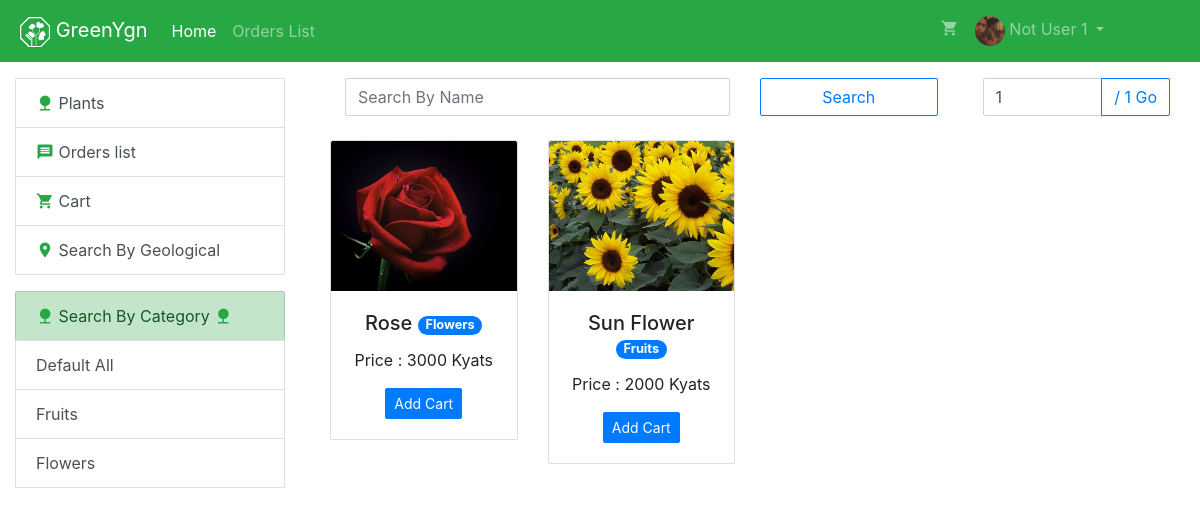
The app's page /users (signed in) with its own data.
### tables this page shows
CREATE TABLE `category` (
  `id` int(11) NOT NULL,
  `name` varchar(100) DEFAULT NULL,
  `created_at` datetime DEFAULT NULL,
  `modified_at` datetime DEFAULT NULL,
  `deleted_at` datetime DEFAULT NULL
);

CREATE TABLE `plants` (
  `id` int(11) NOT NULL,
  `image` varchar(120) NOT NULL,
  `name` varchar(120) DEFAULT NULL,
  `price` int(11) NOT NULL,
  `category_id` int(11) NOT NULL,
  `admin_id` int(10) UNSIGNED NOT NULL,
  `deleted_at` datetime DEFAULT NULL,
  `created_at` datetime DEFAULT NULL,
  `modified_at` datetime DEFAULT NULL
);

### users/functions/index/getdata.php (called while the page is built)
<?php
if (isset($_GET['page']) && is_numeric($_GET['page'])) {
    $page = $_GET['page'];
} else {
    $page = 1;
}
$cat = (isset($_GET['cat_id']) && is_numeric($_GET['cat_id'])) ? "AND `p`.`category_id` = " . $_GET['cat_id'] : "";
$no_of_records_per_page = 8;
$offset = ($page-1) * $no_of_records_per_page;
$total_pages_sql = "SELECT COUNT(*) FROM `plants` WHERE `deleted_at` IS NULL";
$result = mysqli_query($conn,$total_pages_sql);
$total_rows = mysqli_fetch_array($result)[0];
$total_pages = ceil($total_rows / $no_of_records_per_page);
$role = [
    '`p`.`id`',
    '`p`.`image`',
    '`p`.`name`',
    '`p`.`price`',
    '`p`.`admin_id`'
];
$sql  = "SELECT " . implode(",",$role) . ", `cat`.`id` as `cat_id`, `cat`.`name` as `category_name`, `a`.`name` as `admin_name` FROM `plants` as `p`";
$sql .= " INNER JOIN `category` as `cat` ON  `p`.`category_id` = `cat`.`id` ";
$sql .= " INNER JOIN `admin` as `a` ON `p`.`admin_id` = `a`.`id` ";
$sql .= " WHERE `p`.`deleted_at`  IS NULL  $cat ORDER BY `p`.`id` DESC LIMIT $offset, $no_of_records_per_page ";
if($res = mysqli_query($conn, $sql)) {
    $result = array();
    while($row = mysqli_fetch_assoc($res)) {
       $result[] = $row;
    }
}
$sql = "SELECT * FROM `category` WHERE deleted_at IS NULL ";
    if($category = mysqli_query($conn, $sql)) {
        $category_list = array();
        while($row = mysqli_fetch_assoc($category)) {
            $category_list[] = $row;
        }
    } else {
        $_SESSION['errors'] = "ERRORS: " . mysqli_error($conn);
    }

### users/index.php (the view, shortened to what this page needs)
<?php
    require __DIR__ . "/functions/index/getdata.php";
    $title = "Home";
    require __DIR__ . "/view/begin_header.php";
    require __DIR__ . "/view/finish_header.php";
    require __DIR__ . "/view/nav/navbar.php";
?>
    <div class="container-fluid mt-3">
        <div class="row">
            <div class="col-md-3">
                <?php
                    require __DIR__ . "/view/left_url_list/left_url_list.php";
                ?>
                <div class="list-group d-none d-md-block mb-3">
                    <a href="#!" class="list-group-item list-group-item-action list-group-item-success">
                        <i class="material-icons md-18 text-success">nature</i>
                        Search By Category
                        <i class="material-icons md-18 text-success">nature</i>
                    </a>
                    <a
                    href="/users/"
                    class="list-group-item list-group-item-action"
                    >
                        Default All
                    </a>
                    <?php
                        foreach($category_list as $v) {
                    ?>
                        <a
                         href="/users/?cat_id=<?= $v['id'] ?>"
                         class="list-group-item list-group-item-action <?= (isset($_GET['cat_id']) && $_GET['cat_id'] == $v['id'])? "list-group-item-primary":"" ?>"
                        >
                            <?= $v['name'] ?>
                        </a>
                    <?php
                    }
                    ?>
                </div>
            </div>
            <div class="col-md-9">
                <div class="container-fluid">
                    <div class="row">
                        <div class="col-md-9 mb-2">
                                <div class="container-fluid">
                                    <form method="GET" action="search.php">
                                        <div class="row">
                                            <div class="col-md-8">
                                                <div class="form-group">
                                                    <input name="name" class="form-control" type="text" placeholder="Search By Name">
                                                </div>
                                            </div>
                                            <div class="col-md-4">
                                                <button href="add_admin.php" class="btn btn-outline-primary btn-block" role="button">
                                                    <i class="icon ion-md-add"></i> Search
                                                </button>
                                            </div>
                                        </div>
                                    </form>
                                </div>
                        </div>
                        <div class="col-md-3">
                            <form action="" method="get">
                                <div class="input-group mb-3">
                                        <input
                                         name="page"
                                         required type="number"
                                         class="form-control"
                                         min=1
                                         max="<?= (isset($total_pages)) ? $total_pages : '' ?>"
                                         value="<?= (isset($page)) ? $page : '' ?>"
                                        >
                                        <div class="input-group-append">
                                            <button class="btn btn-outline-primary" type="submit" id="button-addon2">
                                                / <?= (isset($total_pages)) ? $total_pages : '' ?> Go
                                            </button>
                                        </div>
                                </div>
                            </form>
                        </div>
                    </div>
                    <div class="row">
                        <?php
                            foreach($result as $v):
                        ?>
                        <div class="col-sm-6 col-md-4 col-lg-3 mb-2">
                                    <div class="card">
                                        <div class="Plant_Card_Bg_Image" style="background-image:url('<?= $v['image'] ?>')">
                                        </div>
                                        <div class="card-body text-center">
                                            <h5 class="card-title">
                                                <?= $v['name'] ?>
                                                <a href="?cat_id=<?= $v['cat_id'] ?>" class="badge badge-pill badge-primary Plant_Card_Badge">
                                                    <?= $v['category_name'] ?>
                                                </a>
                                            </h5>
                                            <p class="card-text">
                                                    Price : <?= $v['price'] ?> Kyats
                                            </p>
                                            <?php
                                                if(isset($_SESSION['cart'][$v['id']])) :
                                            ?>
                                                <a href="/users/functions/index/addtocart.php?id=<?= $v['id'] ?><?= (isset($_GET['cat_id'])? "&cat_id=" . $_GET['cat_id'] :"") ?>&page_dir=" class="btn btn-danger btn-sm">Undo</a>
                                            <?php
                                                else:
                                            ?>
                                                <a href="/users/functions/index/addtocart.php?id=<?= $v['id'] ?><?= (isset($_GET['cat_id'])? "&cat_id=" . $_GET['cat_id'] :"") ?>&page_dir=" class="btn btn-primary btn-sm">Add Cart</a>
                                            <?php
                                                endif;
                                            ?>
                                        </div>
                                    </div>
                        </div>
                        <?php
                            endforeach;
                        ?>
                    </div>
                </div>
            </div>
        </div>
    </div>
<?php
    require __DIR__ . "/view/finish_footer.php";
?>

### users/view/begin_header.php (shortened to what this page needs)
<!DOCTYPE html>
  <html lang="en">
  <head>
        <link rel="stylesheet" href="/assets/css/bootstrap.min.css">
        <link rel="stylesheet" href="/assets/css/greenygn.css">
        <link rel="stylesheet" href="/assets/css/material-fonts/material-icons.css">

### users/view/finish_header.php
</head>
<body>

### users/view/nav/navbar.php (shortened to what this page needs)
<nav class="navbar navbar-expand-lg navbar-dark bg-success ">
       <a class="navbar-brand ml-md-1" href="/">
           <img src="/assets/images/logo/greenygn.svg" width="30" height="30" alt="">
           GreenYgn
       </a>
   <div class="collapse navbar-collapse" id="navbarSupportedContent">
       <ul class="navbar-nav mr-auto">
           <li class="nav-item  <?= (isset($title) ?  ($title == 'Home')? 'active' : '' : '') ?>">
               <a class="nav-link" href="/users/"> Home </a>
           </li>
           <li class="nav-item  <?= (isset($title) ?  ($title == 'Orders')? 'active' : '' : '') ?> ">
               <a class="nav-link" href="/users/orderlist/"> Orders List</a>
           </li>
       </ul>
        <ul class="navbar-nav mr-4">
            <li class="nav-item  <?= (isset($title) ?  ($title == 'Cart')? 'active' : '' : '') ?> ">
               <a class="nav-link" href="/users/cart/">
                <i class="material-icons md-18">shopping_cart</i>
               </a>
            </li>
            <li class="nav-item  mr-5 <?= (isset($title) ?  ($title == 'Setting')? 'active' : '' : '') ?> dropdown">
                <a class="nav-link dropdown-toggle" href="#" id="navbarDropdownMenuLink" role="button" data-toggle="dropdown" aria-haspopup="true" aria-expanded="false">
                   <img class="rounded-circle" src="<?= $_SESSION['user']['image'] ?>" width="30" height="30" alt=" <?= $_SESSION['user']['name'] ?> ">
                   <?= $_SESSION['user']['name'] ?>
                </a>
            </li>
       </ul>
   </div>
</nav>

### users/view/left_url_list/left_url_list.php (shortened to what this page needs)
<div class="list-group d-none d-md-block mb-3">
    <a href="/users/" class="list-group-item list-group-item-action ">
        <i class="material-icons md-18 text-success">nature</i>
        Plants
    </a>
    <a href="/users/orderlist" class="list-group-item list-group-item-action ">
        <i class="material-icons md-18 text-success">message</i>
        Orders list
    </a>
    <a href="/users/cart/" class="list-group-item list-group-item-action ">
        <i class="material-icons md-18 text-success">shopping_cart</i>
        Cart
    </a>
    <a href="/users/map" class="list-group-item list-group-item-action ">
        <i class="material-icons md-18 text-success">location_on</i>
        Search By Geological
    </a>
</div>

### users/view/finish_footer.php
</body>
</html>

### assets/css/greenygn.css (style rules this page uses)
body { min-height: 100vh; padding-bottom: 50px; position: relative; }
.btn , .form-control, .breadcrumb, .card, .list-group-item:first-child, .list-group-item:last-child, .dropdown-menu { border-radius: 2px; }
.Plant_Card_Bg_Image { width: 100%; height: 150px; border-top-left-radius: 2px; border-top-right-radius: 2px; background-size: cover; background-position: center center; background-repeat: no-repeat; }
.Plant_Card_Badge { position: relative; font-size: 0.8rem; bottom: 1px; }

### records on screen
category: name "Fruits"
category: name "Flowers"
plants: image (picture), name "Rose", category.name "Flowers", price "3000"
plants: image (picture), name "Sun Flower", category.name "Fruits", price "2000"

### other values on screen
$_SESSION['user']['name'] "Not User 1"
$total_pages "1"
